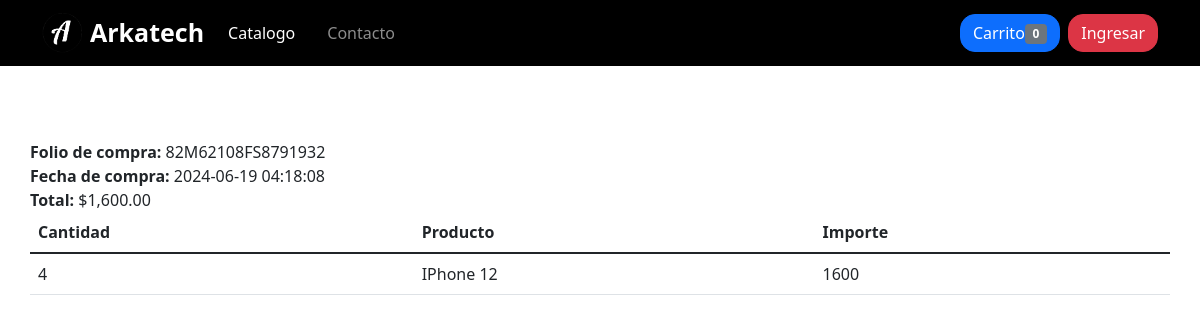
Screenshot of /completado.php?key=82M62108FS8791932 with the database file from the repository.
### tables this page shows
CREATE TABLE `compra` (
  `id` int(11) NOT NULL,
  `id_transaccion` varchar(20) NOT NULL,
  `fecha` datetime NOT NULL,
  `status` varchar(20) NOT NULL,
  `email` varchar(30) NOT NULL,
  `id_cliente` int(11) NOT NULL,
  `total` decimal(10,0) NOT NULL
);

CREATE TABLE `detalle_compra` (
  `id` int(11) NOT NULL,
  `id_compra` int(11) NOT NULL,
  `id_producto` int(11) NOT NULL,
  `nombre` varchar(200) NOT NULL,
  `precio` decimal(10,2) NOT NULL,
  `cantidad` int(11) NOT NULL
);

### completado.php (the view, shortened to what this page needs)
<?php
$db = new Database();
$con = $db->conectar();
$id_transaccion = isset($_GET['key']) ? $_GET['key'] : '0';
$error = '';
if ($id_transaccion == '') {
    $error = 'error al procesar la peticion';
} else {
    $sql = $con->prepare("SELECT count(id) FROM compra WHERE id_transaccion	=? AND status=?");
    $sql->execute([$id_transaccion, 'COMPLETED']);
    if ($sql->fetchColumn() > 0) {
        $sql = $con->prepare("SELECT id, fecha, email, total FROM compra WHERE id_transaccion=? AND status=? LIMIT 1");
        $sql->execute([$id_transaccion, 'COMPLETED']);
        if ($sql->rowCount() > 0) {
            $row = $sql->fetch(PDO::FETCH_ASSOC);
            $idCompra = $row['id'];
            $total = $row['total'];
            $fecha = $row['fecha'];
            $sqlDet = $con->prepare("SELECT nombre, precio, cantidad FROM detalle_compra WHERE id_compra = ?");
            $sqlDet->execute([$idCompra]);
        } else {
            $error = 'La compra no existe';
        }
    } else {
        $error = 'Error al comprobar la compra';
    }
}
?>
<!DOCTYPE html>
<html lang="en">
<head>
    <link href="https://cdn.jsdelivr.net/npm/bootstrap@5.1.3/dist/css/bootstrap.min.css" rel="stylesheet"
>
    <link rel="stylesheet" href="css/estilos.css">
</head>
<body>
        <?php include 'menu.php';?>
    <main class="main-content">
        <div class="container">
            <?php if (strlen($error) > 0) { ?>
                <div class="row">
                    <div class="col">
                        <h1> <?php echo $error; ?></h1>
                    </div>
                </div>
            <?php } else { ?>
                <div class="row">
                    <div class="col">
                        <b>Folio de compra: </b><?php echo $id_transaccion ?><br>
                        <b>Fecha de compra: </b><?php echo $fecha ?><br>
                        <b>Total: </b><?php echo MONEDA . number_format($total, 2, '.', ',') ?><br>
                    </div>
                </div>
                <div class="row">
                    <div class="col">
                        <table class="table">
                            <thead>
                                <tr>
                                    <th>Cantidad</th>
                                    <th>Producto</th>
                                    <th>Importe</th>
                                </tr>
                            </thead>
                            <tbody>
                                <?php while ($row_det = $sqlDet->fetch(PDO::FETCH_ASSOC)) {
                                    $importe = $row_det['precio'] * $row_det['cantidad'] ?>
                                    <tr>
                                        <td> <?php echo $row_det['cantidad'] ?></td>
                                        <td> <?php echo $row_det['nombre'] ?></td>
                                        <td> <?php echo $importe ?></td>
                                    </tr>
                                <?php } ?>
                            </tbody>
                        </table>
                    </div>
                </div>
            <?php } ?>
        </div>
    </main>
</body>
</html>

### css/estilos.css (style rules this page uses)
main > .container { padding: 60px 0; }

### completado.php (style rules this page uses)
.main-content { padding-top: 80px; }

### rows the page displays
compra: fecha "2024-06-19 04:18:08", total "1,600.00"
detalle_compra: cantidad "4", nombre "IPhone 12", importe "1600"

### other values shown
$num_cart "0"
$id_transaccion "82M62108FS8791932"
MONEDA "$"
